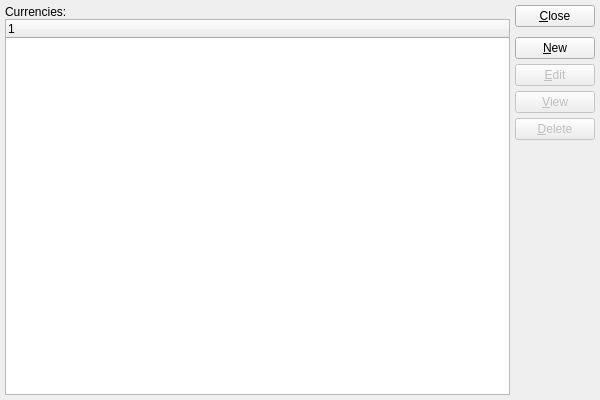
<?xml version="1.0" encoding="UTF-8"?>
<ui version="4.0">
 <comment>This file is part of the xTuple ERP: PostBooks Edition, a free and
open source Enterprise Resource Planning software suite,
Copyright (c) 1999-2011 by OpenMFG LLC, d/b/a xTuple.
It is licensed to you under the Common Public Attribution License
version 1.0, the full text of which (including xTuple-specific Exhibits)
is available at www.xtuple.com/CPAL.  By using this software, you agree
to be bound by its terms.</comment>
 <class>currencies</class>
 <widget class="QWidget" name="currencies">
  <property name="geometry">
   <rect>
    <x>0</x>
    <y>0</y>
    <width>600</width>
    <height>400</height>
   </rect>
  </property>
  <property name="windowTitle">
   <string>List Currencies</string>
  </property>
  <layout class="QGridLayout" name="gridLayout">
   <item row="0" column="0">
    <layout class="QVBoxLayout">
     <property name="spacing">
      <number>0</number>
     </property>
     <item>
      <widget class="QLabel" name="_currenciesLit">
       <property name="text">
        <string>Currencies:</string>
       </property>
      </widget>
     </item>
     <item>
      <widget class="XTreeWidget" name="_curr"/>
     </item>
    </layout>
   </item>
   <item row="0" column="1">
    <layout class="QVBoxLayout" name="verticalLayout">
     <item>
      <widget class="QPushButton" name="_close">
       <property name="text">
        <string>&amp;Close</string>
       </property>
      </widget>
     </item>
     <item>
      <spacer name="verticalSpacer">
       <property name="orientation">
        <enum>Qt::Vertical</enum>
       </property>
       <property name="sizeType">
        <enum>QSizePolicy::Preferred</enum>
       </property>
       <property name="sizeHint" stdset="0">
        <size>
         <width>20</width>
         <height>5</height>
        </size>
       </property>
      </spacer>
     </item>
     <item>
      <widget class="QPushButton" name="_new">
       <property name="text">
        <string>&amp;New</string>
       </property>
      </widget>
     </item>
     <item>
      <widget class="QPushButton" name="_edit">
       <property name="enabled">
        <bool>false</bool>
       </property>
       <property name="text">
        <string>&amp;Edit</string>
       </property>
      </widget>
     </item>
     <item>
      <widget class="QPushButton" name="_view">
       <property name="enabled">
        <bool>false</bool>
       </property>
       <property name="text">
        <string>&amp;View</string>
       </property>
      </widget>
     </item>
     <item>
      <widget class="QPushButton" name="_delete">
       <property name="enabled">
        <bool>false</bool>
       </property>
       <property name="text">
        <string>&amp;Delete</string>
       </property>
      </widget>
     </item>
     <item>
      <spacer name="Spacer14">
       <property name="orientation">
        <enum>Qt::Vertical</enum>
       </property>
       <property name="sizeType">
        <enum>QSizePolicy::Expanding</enum>
       </property>
       <property name="sizeHint" stdset="0">
        <size>
         <width>20</width>
         <height>20</height>
        </size>
       </property>
      </spacer>
     </item>
    </layout>
   </item>
  </layout>
 </widget>
 <layoutdefault spacing="5" margin="5"/>
 <pixmapfunction>qPixmapFromMimeSource</pixmapfunction>
 <customwidgets>
  <customwidget>
   <class>XTreeWidget</class>
   <extends>QTreeWidget</extends>
   <header>xtreewidget.h</header>
   <container>1</container>
  </customwidget>
 </customwidgets>
 <tabstops>
  <tabstop>_curr</tabstop>
  <tabstop>_close</tabstop>
  <tabstop>_new</tabstop>
  <tabstop>_edit</tabstop>
  <tabstop>_view</tabstop>
  <tabstop>_delete</tabstop>
 </tabstops>
 <resources/>
 <connections>
  <connection>
   <sender>_close</sender>
   <signal>clicked()</signal>
   <receiver>currencies</receiver>
   <slot>close()</slot>
   <hints>
    <hint type="sourcelabel">
     <x>20</x>
     <y>20</y>
    </hint>
    <hint type="destinationlabel">
     <x>20</x>
     <y>20</y>
    </hint>
   </hints>
  </connection>
  <connection>
   <sender>_curr</sender>
   <signal>valid(bool)</signal>
   <receiver>_view</receiver>
   <slot>setEnabled(bool)</slot>
   <hints>
    <hint type="sourcelabel">
     <x>20</x>
     <y>20</y>
    </hint>
    <hint type="destinationlabel">
     <x>20</x>
     <y>20</y>
    </hint>
   </hints>
  </connection>
 </connections>
</ui>
